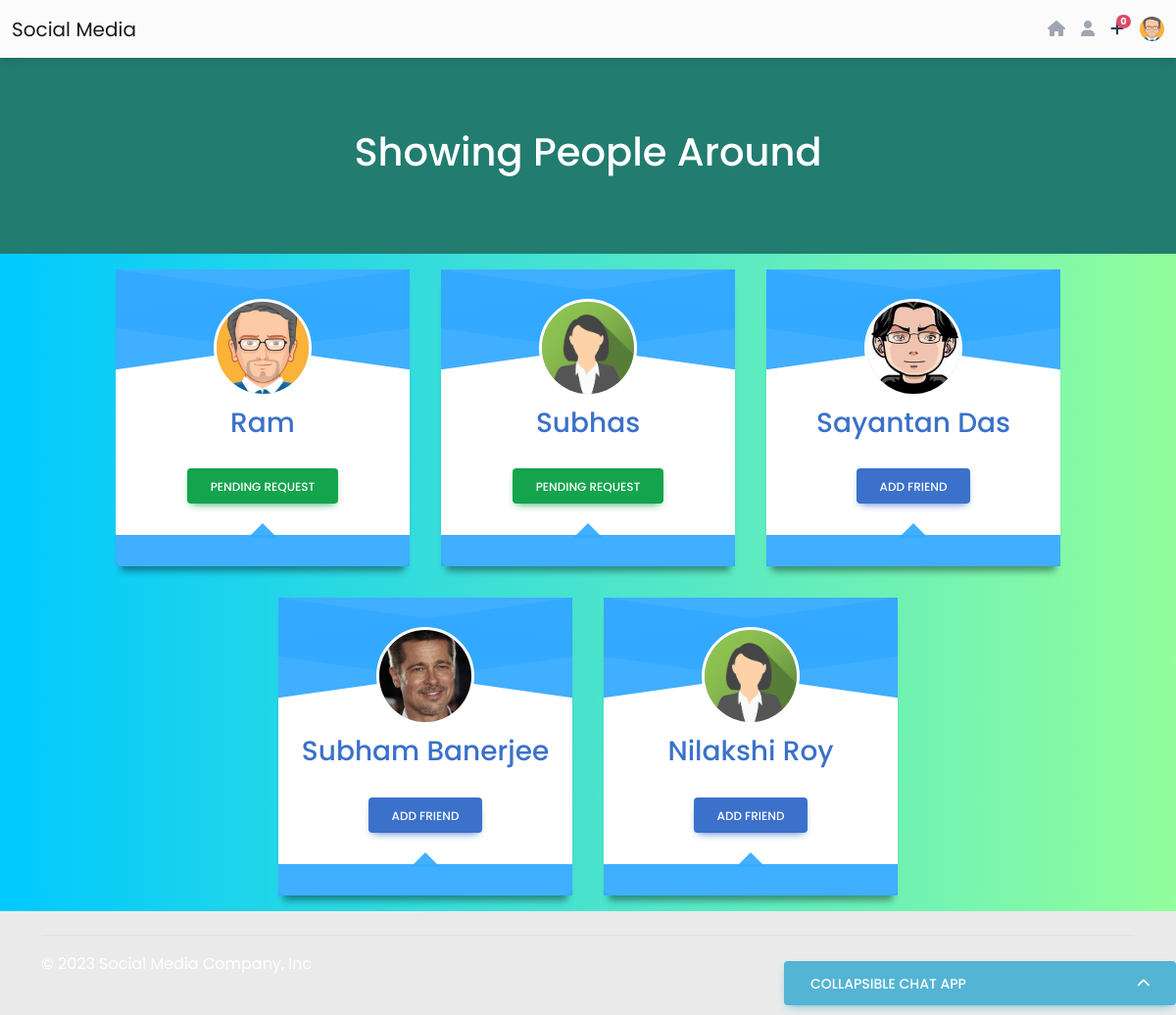
The app's page /people.php (signed in), older data.
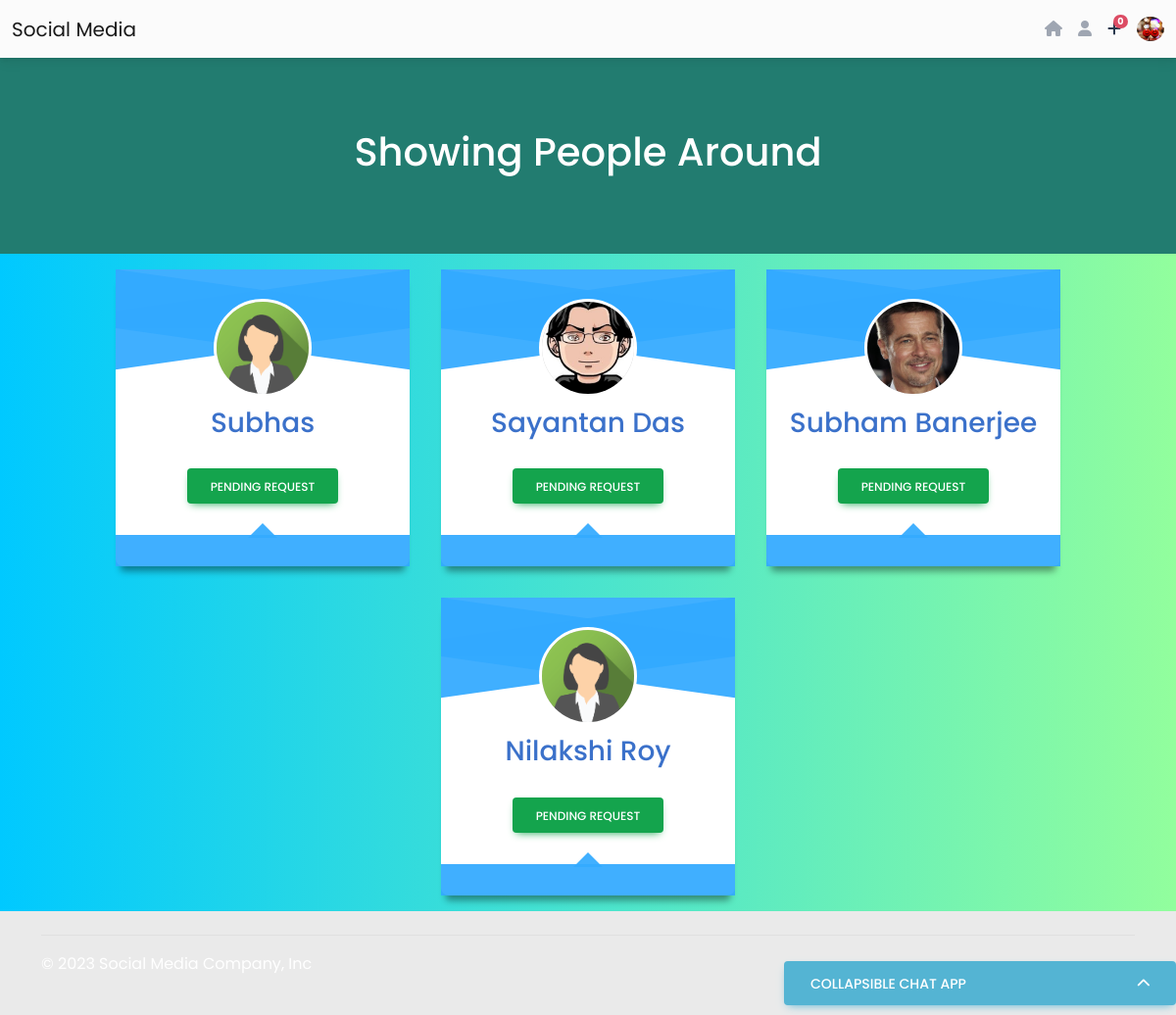
The same page, newer data.
### tables this page shows
CREATE TABLE `tb_registration` (
  `id` int(10) NOT NULL,
  `name` varchar(255) NOT NULL,
  `email` varchar(255) NOT NULL,
  `password` varchar(255) NOT NULL,
  `phone` varchar(255) NOT NULL,
  `address` varchar(255) NOT NULL,
  `gender` varchar(255) NOT NULL,
  `profile_image` text NOT NULL
);

### includes/db.php (called while the page is built, shortened)
<?php
function connect_database() {
  $servername = "localhost";
  $username = "root";
  $password = "";
  $database = "social_media_db";
  $conn = mysqli_connect($servername, $username, $password, $database);
  if (!$conn) {
    die("Connection failed: " . mysqli_connect_error());
  } else {
    return $conn;
  }
}

### includes/functions.php (called while the page is built, shortened)
<?php
function retrive_all_data()
{
    $query = "Select * from tb_registration";
    $result = connect_database()->query($query);
    $row = $result->fetch_all();
    return $row;
}
function retrive_all_request($reciever_id)
{
    $query = "Select * from tb_request where requested_to = '$reciever_id' and status='requested'";
    $result = connect_database()->query($query);
    $row = $result->fetch_all();
    return $row;
}
function check_if_already_added($people_id)
{
    $current_user_id = $_COOKIE['login_auth'];
    $check_query = "SELECT * FROM tb_request WHERE requested_to='$people_id' AND added_by='$current_user_id'";
    if ($result = connect_database()->query($check_query)) {
        if ($result->num_rows > 0) {
            return true;
        } else {
            return false;
        }
    } else {
        return false;
    }
}
function all_added_users($user_id)
{
    $already_added_user[] = $_COOKIE['login_auth'];
    $check_query = "SELECT requested_to FROM tb_request WHERE added_by='$user_id' AND status='accepted'";
    if ($result = connect_database()->query($check_query)) {
        $row_user = $result->fetch_all();
        if (count($row_user) > 0) {
            foreach ($row_user as $key => $value) {
                $already_added_user[] = $value[0];
            }
        }
        $check_query_2 = "SELECT added_by FROM tb_request WHERE requested_to='$user_id' AND status='accepted'";
        if ($result = connect_database()->query($check_query_2)) {
            $row_user = $result->fetch_all();
            if (count($row_user) > 0) {
                foreach ($row_user as $key => $value) {
                    $already_added_user[] = $value[0];
                }
            }
        }
        $already_added_user = array_unique($already_added_user);
        return $already_added_user;
    } else {
        return false;
    }
}

### people.php (the view, shortened to what this page needs)
<?php
include ROOT_DIR . '/social-media/includes/db.php';
include ROOT_DIR . '/social-media/includes/functions.php';
?>
<?php include('includes/header.php'); ?>
<div class="row">
  <div class="">
    <div class="blue-header d-flex flex-column justify-content-center">
      <h1 class="text-center">Showing People Around</h1>
    </div>
  </div>
</div>
<div class="gradient">
  <div class="container">
    <div class="row">
      <div class="col-lg-12">
        <div class="d-flex flex-wrap justify-content-center">
          <?php
          $all_data = retrive_all_data();
          $already_added_user = all_added_users($_COOKIE['login_auth']);
          foreach ($all_data as $key => $value) {
            $user_id = $value[0];
            if (!in_array($user_id, $already_added_user)) {
          ?>
              <div class="card card-one m-3">
                <div class="header">
                  <div class="avatar">
                    <img src="uploads/<?= $value[7]; ?>" alt="user" class="profile-photo-lg">
                  </div>
                </div>
                <h3><a href="#" class="profile-link">
                    <?= $value[1]; ?>
                  </a></h3>
                <div class="desc">
                  <?php if (!check_if_already_added($value[0])) { ?>
                    <button class="btn btn-primary pull-right add_friend_btn" data-id="<?= $value[0]; ?>">Add Friend</button>
                  <?php } else { ?>
                    <button class="btn btn-success pull-right add_friend_btn" data-id="<?= $value[0]; ?>">Pending
                      Request</button>
                  <?php } ?>
                </div>
                <div class="footer"></div>
              </div>
          <?php
            }
          }
          ?>
        </div>
      </div>
    </div>
  </div>
</div>
<?php include('includes/footer.php'); ?>

### includes/header.php (shortened to what this page needs)
<?php
if (isset($_COOKIE['login_auth'])) {
  $id = $_COOKIE["login_auth"];
  $query = "Select * from tb_registration where id='$id'";
  $result = connect_database()->query($query);
  $row = $result->fetch_assoc();
  $profile_image = $row['profile_image'];
  $profile_name = $row['name'];
}
?>
<!doctype html>
<html lang="en">
<head>
  <link href="https://cdnjs.cloudflare.com/ajax/libs/font-awesome/6.0.0/css/all.min.css" rel="stylesheet" />
  <link href="https://cdnjs.cloudflare.com/ajax/libs/mdb-ui-kit/6.0.1/mdb.min.css" rel="stylesheet" />
  <link rel="stylesheet" href="assets/css/style.css" />
</head>
<body>
  <header>
    <nav class="navbar navbar-expand-lg navbar-light bg-light">
      <div class="container-fluid">
        <div class="collapse navbar-collapse" id="navbarSupportedContent">
          <a class="navbar-brand mt-2 mt-lg-0" href="https://localhost/social-media/">
            Social Media
          </a>
        </div>
        <?php if (isset($_COOKIE['login_auth'])) { ?>
          <div class="d-flex align-items-center">
            <a class="link-secondary me-3" href="index.php"><i class="fas fa-home"></i></a>
            <a class="link-secondary me-3" href="people.php"><i class="fas fa-user"></i></a>
            <div class="dropdown">
              <a class="text-reset me-3 dropdown-toggle hidden-arrow" href="#" id="navbarDropdownMenuLink" role="button" data-mdb-toggle="dropdown" aria-expanded="false">
                <i class="fa-solid fa-plus"></i>
                <?php $all_data = retrive_all_request($id); ?>
                <span class="badge rounded-pill badge-notification bg-danger">
                  <?= count($all_data) ?>
                </span>
              </a>
            </div>
            <div class="dropdown">
              <a class="dropdown-toggle d-flex align-items-center hidden-arrow" href="#" id="navbarDropdownMenuAvatar" role="button" data-mdb-toggle="dropdown" aria-expanded="false">
                <img src="uploads/<?= $profile_image ?>" class="rounded-circle header-profile-image" height="25" alt="<?= $profile_name; ?>" loading="lazy" />
              </a>
            </div>
          </div>
        <?php } ?>
      </div>
    </nav>
  </header>

### includes/footer.php (shortened to what this page needs)
<div class="container">
    <footer class="d-flex flex-wrap justify-content-between align-items-center py-3 my-4 border-top">
        <div class="col-md-4 d-flex align-items-center">
            <span class="mb-3 mb-md-0 text-white">&copy; 2023 Social Media Company, Inc</span>
        </div>
    </footer>
    <?php if (!isset($_GET['logout']) && isset($_COOKIE["login_auth"])) { ?>
        <a class="btn btn-info btn-lg chat-list-toggler" data-mdb-toggle="collapse" href="#collapseExample" role="button"
            aria-expanded="false" aria-controls="collapseExample">
            <div class="d-flex justify-content-between align-items-center">
                <span>Collapsible Chat App</span>
                <i class="fas fa-chevron-up"></i>
            </div>
        </a>
    <?php } ?>
    </body>
    </html>

### assets/css/style.css (style rules this page uses)
.row { --mdb-gutter-x: 0 rem; }
body { font-family: "Poppins", sans-serif; font-weight: 400; }
.gradient { background: linear-gradient(90deg, #00c9ff 0%, #92fe9d 100%); }
.blue-header { background-color: rgb(34, 124, 112); height: 200px; color: white; }
body { background-color: #f0f6ff; color: #28384d; }
.card-one { position: relative; background: #fff; box-shadow: 0 10px 7px -5px rgba(0, 0, 0, 0.4); }
.card { margin-bottom: 35px; box-shadow: 0 10px 20px 0 rgba(26, 44, 57, 0.14); border: none; }
.card-one { position: relative; width: 300px; background: #fff; box-shadow: 0 10px 7px -5px rgba(0, 0, 0, 0.4); }
.card-one .header { position: relative; width: 100%; height: 60px; background-color: #3afe; }
.card-one .header::before, .card-one .header::after { content: ""; position: absolute; top: 0; bottom: 0; left: 0; right: 0; background: inherit; }
.card-one .header::before { -webkit-transform: skewY(-8deg); transform: skewY(-8deg); -webkit-transform-origin: 100% 100%; transform-origin: 100% 100%; }
.card-one .header::after { -webkit-transform: skewY(8deg); transform: skewY(8deg); -webkit-transform-origin: 0 100%; transform-origin: 0 100%; }
.card-one .header .avatar { position: absolute; left: 50%; top: 30px; margin-left: -50px; z-index: 5; width: 100px; height: 100px; border-radius: 50%; overflow: hidden; background: #ccc; border: 3px solid #fff; }
.card-one .header .avatar img { position: absolute; top: 50%; left: 50%; -webkit-transform: translate(-50%, -50%); transform: translate(-50%, -50%); width: 100px; height: auto; }
.card-one h3 { position: relative; margin: 80px 0 30px; text-align: center; }
.card-one .desc { padding: 0 1rem 2rem; text-align: center; line-height: 1.5; color: #777; }
.card-one .footer { position: relative; padding: 1rem; background-color: #3afe; text-align: center; }
.card-one .footer::before { content: ""; position: absolute; top: -27px; left: 50%; margin-left: -15px; border: 15px solid transparent; border-bottom-color: #3afe; }
.profile-link { text-transform: capitalize; }
body { background: #eaeaea; }
.chat-list-toggler { position: fixed; right: 0; bottom: 10px; width: 400px; z-index: 999; }

Row changes from the older to the newer data that the page shows:
no longer on this page (row edited): tb_registration: profile_image (picture), name "Ram"
changed tb_registration (number 1 of 5 on the later page): profile_image: a different picture
computed for tb_registration "Sayantan Das": text "ADD FRIEND" → "PENDING REQUEST"
computed for tb_registration "Subham Banerjee": text "ADD FRIEND" → "PENDING REQUEST"
changed tb_registration "Nilakshi Roy": text "ADD FRIEND" → "PENDING REQUEST"
